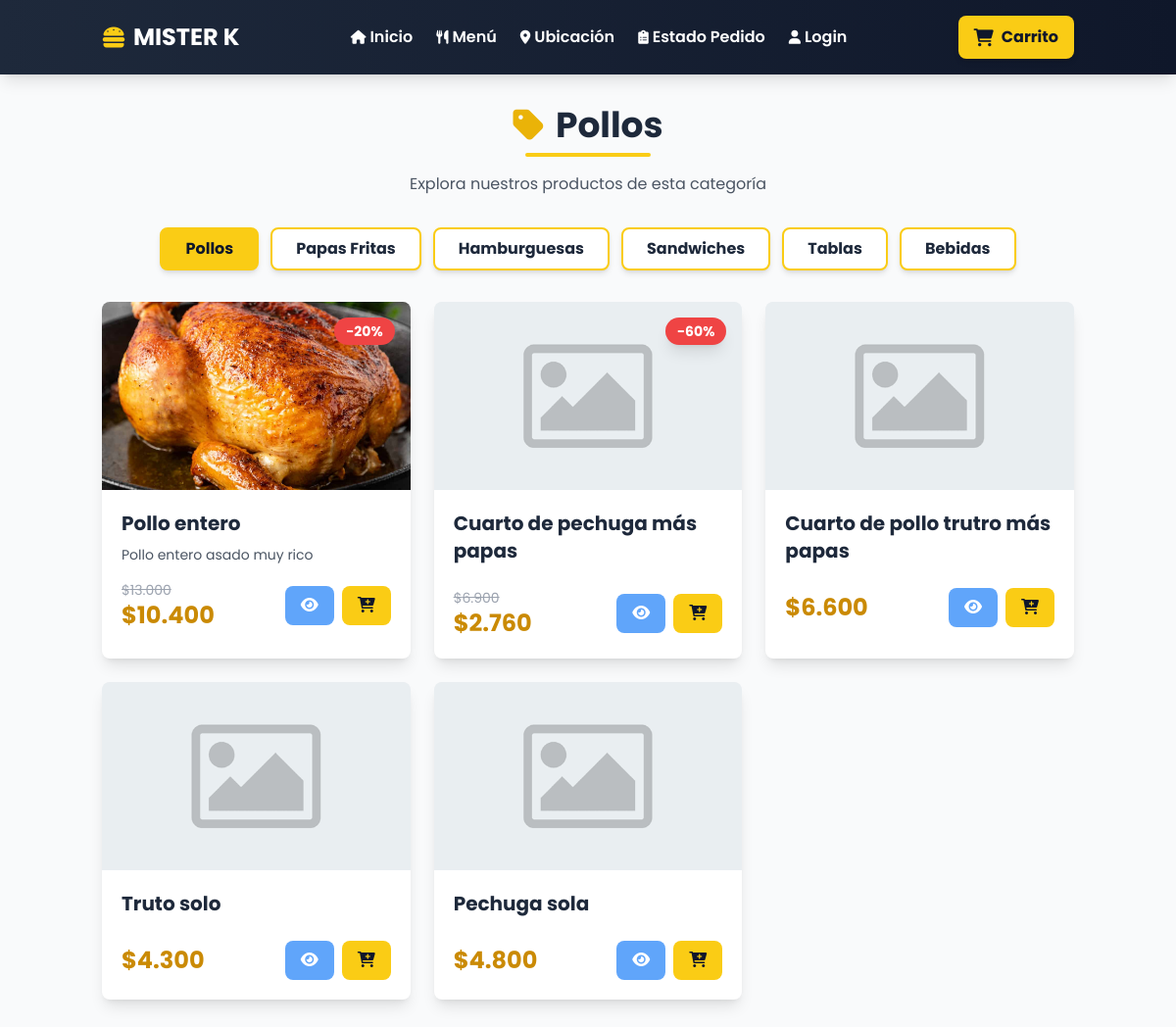
/categoria/0/, run on the app's committed database.
### misterK/models.py (models this page shows, shortened)
class Categorias(models.Model):
    nombre_categoria = models.CharField(max_length=50)

class Productos(models.Model):
    nombre = models.CharField(max_length=50)
    precio = models.IntegerField()
    descripcion = models.CharField(max_length=100)
    categoria = models.ForeignKey(Categorias, on_delete=models.CASCADE)
    oferta = models.BooleanField(default=False)
    porcentajeOferta = models.IntegerField()
    imagen = models.ImageField(upload_to='productos/',null=True,blank=True)
    def precio_con_descuento(self):
        if self.oferta:
            return int(round(self.precio * (1 - self.porcentajeOferta / 100)))
        return self.precio

### misterK/views.py (the view)
# urls.py: path('categoria/<int:id>/', views.categoria, name='categoria'),
def categoria(request,id) :
    categoria = get_object_or_404(Categorias, id=id)
    categorias = Categorias.objects.all()
    productos_list = Productos.objects.filter(categoria=categoria).order_by('id')
    paginator = Paginator(productos_list, 12)
    page = request.GET.get('page')
    try:
        productos_en_categoria = paginator.page(page)
    except PageNotAnInteger:
        productos_en_categoria = paginator.page(1)
    except EmptyPage:
        productos_en_categoria = paginator.page(paginator.num_pages)
    data = {
        'categoria':categoria,
        'categorias' : categorias,
        'productos_en_categoria': productos_en_categoria
    }
    return render(request,'categorias.html', data)

### misterK/context_processors.py (called while the page is built)
def usuario_sesion(request):
    usuario_sesion = None
    usuario_rut = request.session.get('usuario_rut', None)
    if usuario_rut:
        try:
            usuario_sesion = Usuario.objects.get(rut=usuario_rut)
        except Usuario.DoesNotExist:
            pass
    return {'usuario_sesion': usuario_sesion}

### misterK/templatetags/formato_precio.py (called while the page is built)
@register.filter(name='formato_precio')
def formato_precio(value):
    try:
        numero = int(float(value))
        return f"{numero:,}".replace(",", ".")
    except (ValueError, TypeError):
        return value

### templates/categorias.html (shortened to what this page needs)
{% extends "base.html" %}
{% load static %}
{% load formato_precio %}
{% block header_title %}MISTER K{% endblock %}
{% block content %}
<div class="container mx-auto px-4 py-8">
  <div class="mb-8 text-center">
    <h2 class="text-4xl font-bold text-slate-800 mb-2 flex items-center justify-center space-x-3">
      <i class="fas fa-tag text-yellow-500"></i>
      <span>{{ categoria.nombre_categoria }}</span>
    </h2>
    <div class="h-1 w-32 bg-yellow-400 rounded mx-auto"></div>
    <p class="text-gray-600 mt-4">Explora nuestros productos de esta categoría</p>
  </div>
  {% if categorias %}
    <div class="mb-8 flex flex-wrap justify-center gap-3">
      {% for c in categorias %}
        <a href="/categoria/{{ c.id }}/"
           class="{% if c.id == categoria.id %}bg-yellow-400 text-slate-900{% else %}bg-white hover:bg-yellow-400 text-slate-800 hover:text-white{% endif %} border-2 border-yellow-400 font-bold px-6 py-2 rounded-lg transition-all duration-200 shadow-md hover:shadow-lg transform hover:scale-105">
          {{ c.nombre_categoria }}
        </a>
      {% endfor %}
    </div>
  {% endif %}
  {% if productos_en_categoria %}
    <div class="grid grid-cols-1 sm:grid-cols-2 lg:grid-cols-3 xl:grid-cols-4 gap-6">
      {% for p in productos_en_categoria %}
        <div class="bg-white rounded-lg shadow-lg overflow-hidden hover:shadow-xl transition-all duration-300 transform hover:-translate-y-2 cursor-pointer"
             onClick="window.location.href='/producto/{{ p.id }}/'">
          <div class="relative h-48 bg-gray-100 overflow-hidden">
            {% if p.imagen %}
              <img class="object-cover w-full h-full hover:scale-110 transition-transform duration-300"
                   src="{{ p.imagen.url }}" alt="{{ p.nombre }}">
            {% else %}
              <img class="object-cover w-full h-full hover:scale-110 transition-transform duration-300"
                   src="{% static 'images/default_image.png' %}" alt="Imagen por defecto">
            {% endif %}
            {% if p.oferta == 1 %}
              <div class="absolute top-4 right-4 bg-red-500 text-white px-3 py-1 rounded-full font-bold text-sm shadow-lg">
                -{{ p.porcentajeOferta }}%
              </div>
            {% endif %}
          </div>
          <div class="p-5">
            <h4 class="text-xl font-bold text-slate-800 mb-2">{{ p.nombre }}</h4>
            <p class="text-gray-600 text-sm mb-4 line-clamp-2">{{ p.descripcion }}</p>
            <div class="flex items-center justify-between gap-2">
            {% if p.oferta == 1 %}
              <div class="flex flex-col">
                <span class="text-gray-400 line-through text-sm">${{ p.precio|formato_precio }}</span>
                <span class="text-2xl font-bold text-yellow-600">${{ p.precio_con_descuento|formato_precio }}</span>
              </div>
            {% else %}
              <span class="text-2xl font-bold text-yellow-600">${{ p.precio|formato_precio }}</span>
            {% endif %}
              <div class="flex gap-2">
                <a href="/producto/{{ p.id }}/" class="bg-blue-400 hover:bg-blue-500 text-white font-bold py-2 px-4 rounded-lg transition-colors duration-200">
                  <i class="fas fa-eye"></i>
                </a>
                <button onclick="event.stopPropagation(); abrirModalAgregados({{ p.id }}, '{{ p.nombre }}', {% if p.oferta %}{{ p.precio_con_descuento }}{% else %}{{ p.precio }}{% endif %})"
                        class="bg-yellow-400 hover:bg-yellow-500 text-slate-900 font-bold py-2 px-4 rounded-lg transition-colors duration-200">
                  <i class="fas fa-cart-plus"></i>
                </button>
              </div>
            </div>
          </div>
        </div>
      {% endfor %}
    </div>
  {% endif %}
</div>
{% endblock %}

### templates/base.html (style rules this page uses)
body { font-family: 'Poppins', sans-serif; }

### data on the page
Categorias: nombre_categoria "Pollos"
Categorias: nombre_categoria "Papas Fritas"
Categorias: nombre_categoria "Hamburguesas"
Categorias: nombre_categoria "Sandwiches"
Categorias: nombre_categoria "Tablas"
Categorias: nombre_categoria "Bebidas"
Productos: imagen (picture), porcentajeOferta "20", nombre "Pollo entero", descripcion "Pollo entero asado muy rico", precio "13.000", precio_con_descuento "10.400"
Productos: porcentajeOferta "60", nombre "Cuarto de pechuga más papas", precio "6.900", precio_con_descuento "2.760"
Productos: nombre "Cuarto de pollo trutro más papas", precio "6.600"
Productos: nombre "Truto solo", precio "4.300"
Productos: nombre "Pechuga sola", precio "4.800"
